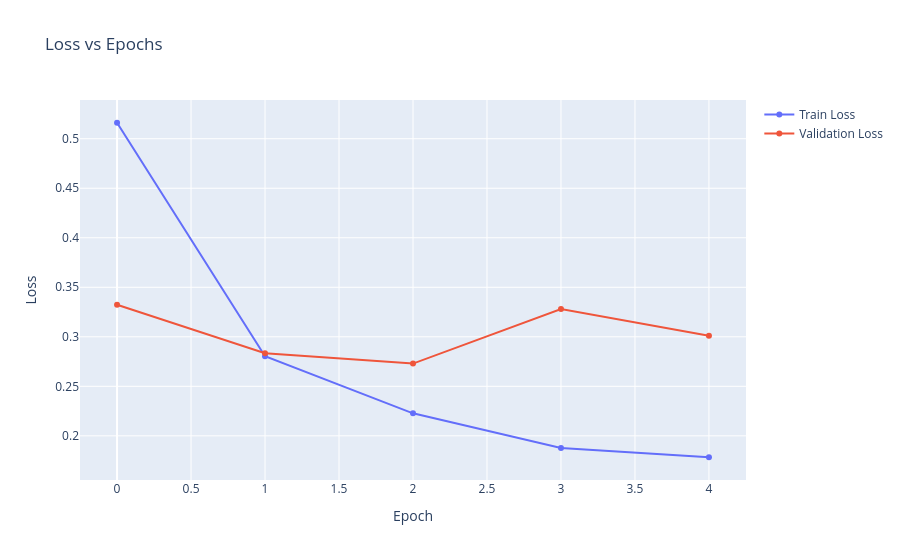

Notebook code cell kept with this figure:
### Code cell
# This cell visualizes loss over epochs

fig = go.Figure()
fig.add_trace(go.Scatter(y=history.history['loss'], name='Train Loss'))
fig.add_trace(go.Scatter(y=history.history['val_loss'], name='Validation Loss'))

fig.update_layout(title="Loss vs Epochs", xaxis_title="Epoch", yaxis_title="Loss")
fig.show()

### Figure 1 — Plotly figure (JSON) as saved in the notebook; plotly's stock layout.template omitted (floating-point values rounded to 4 significant figures)
{"data": [{"name": "Train Loss", "type": "scatter", "y": [0.5161, 0.2803, 0.2227, 0.1877, 0.1784]}, {"name": "Validation Loss", "type": "scatter", "y": [0.3324, 0.2834, 0.273, 0.328, 0.301]}], "layout": {"title": {"text": "Loss vs Epochs"}, "xaxis": {"title": {"text": "Epoch"}}, "yaxis": {"title": {"text": "Loss"}}}}
